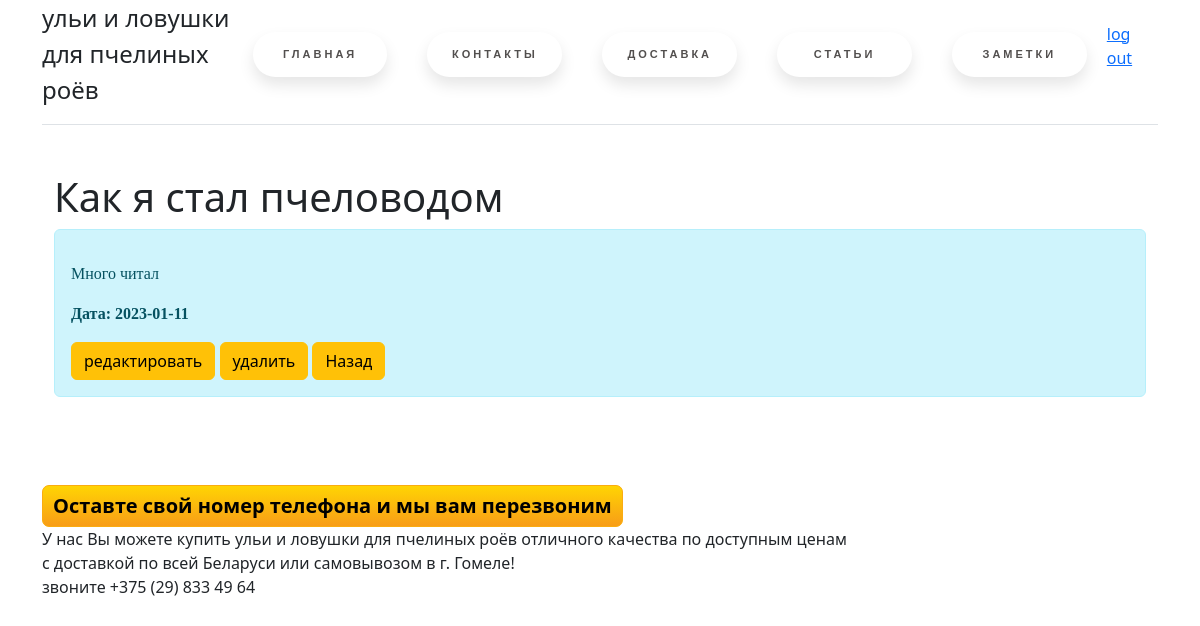
The app's page /posts/1 (signed in) with its own data.
### app.py (models this page shows, shortened)
class Article(db.Model):
    id = db.Column(db.Integer, primary_key=True)
    title = db.Column(db.String(100), nullable=False)
    text = db.Column(db.Text, nullable=False)
    date = db.Column(db.DateTime, default=datetime.utcnow)

### app.py (the view)
@app.route('/posts/<int:id>')
def post_detail(id):
    article_detail = Article.query.get(id)
    return render_template('post_detail.html', article_detail=article_detail)

### templates/post_detail.html (shortened to what this page needs)
{% extends 'base.html' %}
{% block body %}
<div class="container mt-5">
    <h1>{{ article_detail.title }}</h1>
    <div class="alert alert-info">
        <p>{{ article_detail.text }}</p>
        <p><b>Дата: {{ article_detail.date.date() }}</b></p>
        {% if session.logged_in %}
            <a href="/posts/{{ article_detail.id }}/update" class="btn btn-warning">редактировать</a>
            <a href="/posts/{{ article_detail.id }}/delete" class="btn btn-warning">удалить</a>
        {% endif %}
        <a href="/posts" class="btn btn-warning">Назад</a>
    </div>
</div>
{% endblock %}

### static/css/main.css (style rules this page uses)
body { background: url(static\images\bg.png); }
html { background-image: url(static\images\bg.png); background-repeat: no-repeat; background-position: center center; background-attachment: fixed; -webkit-background-size: cover; -moz-background-size: cover; -o-background-size: cover; background-size: cover; }
p { font-family: Apple Chancery, cursive; }

### templates/base.html (style rules this page uses)
body { background: url(\static\images\bg.png); }

### records on screen
Article: title "Как я стал пчеловодом", text "Много читал", date "2023-01-11"
